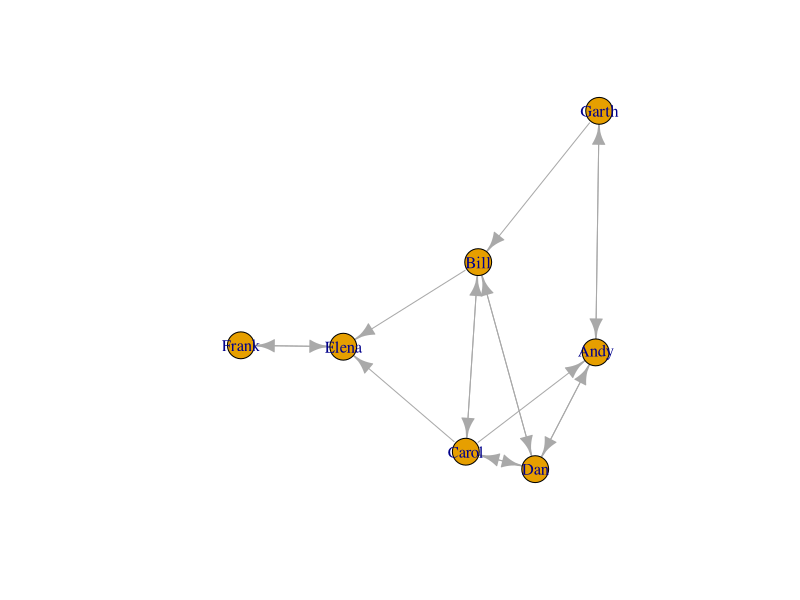

Recreate this plot in R.

# Practical 5

# Write a program to distinguish between a network as a matrix,
# a network as an edge list,and a network as a sociogram (or “network graph”)
# using 3 distinct networks representatives of each.

library(igraph)
ng<-graph.formula(Andy++Garth,Garth-+Bill,Bill-
                    +Elena,Elena++Frank,Carol-+Andy,Carol-
                    +Elena,Carol++Dan,Carol++Bill,Dan++Andy,Dan++Bill)
plot(ng)

get.adjacency(ng)

E(ng)

get.adjedgelist(ng,mode="in")
